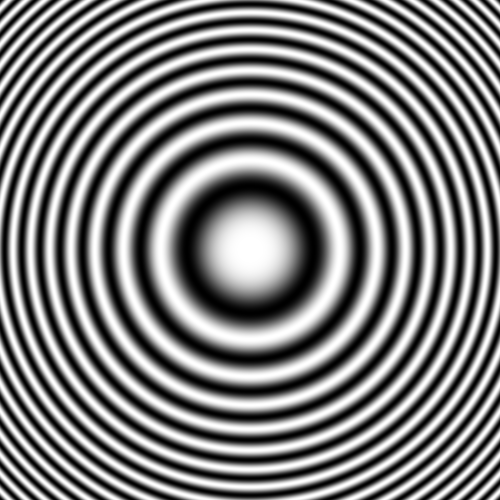
#> input picture zdjecia/zdjeciaPakiet2/PlytkaFresnela.png, 1000 x 1000 px, found by its file name (shown at 1/2 size)
$ python zad1B.py
#> lines starting #> are read from the running program, lines starting #| are printed output that depends on the picture; after the words box and inside, x2 and y2 are one past the last pixel; in counts of white or black regions, pixels touching at a corner belong together
import matplotlib.pyplot as plt
import cv2
from skimage.io import imread
from skimage.transform import resize

# Wczytaj oryginalny obraz
image = imread("zdjecia/zdjeciaPakiet2/PlytkaFresnela.png", as_gray=True)
#> image is the input picture: shape (1000, 1000); min 0, max 255, mean 127.3

# Redukcja rozdzielczości do 30x30
downsampled = resize(image, (30, 30), anti_aliasing=False)
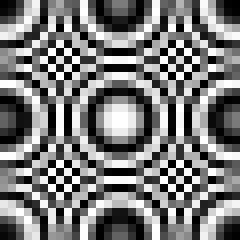
#> downsampled: shape (30, 30) float64 (shown 8 times larger); min 0, max 1, mean 0.479

# Rekonstrukcja obrazu (powiększenie do 512x512)
reconstructed = resize(downsampled, image.shape, anti_aliasing=False)
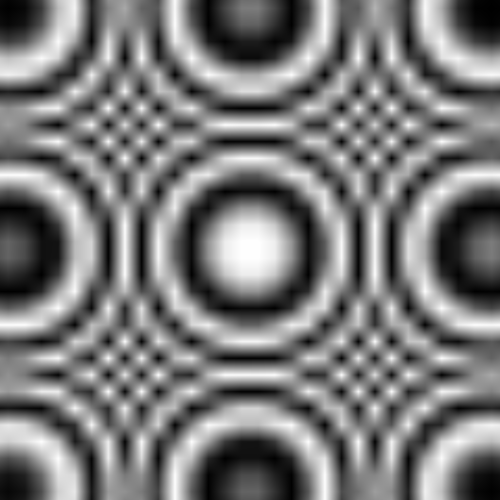
#> reconstructed: shape (1000, 1000) float64 (shown at 1/2 size); min 0.00192, max 1, mean 0.479

# Wizualizacja
plt.figure(figsize=(12, 6))
plt.subplot(1, 3, 1)
plt.title("Oryginalny obraz")
plt.imshow(image, cmap="gray")
plt.colorbar()

plt.subplot(1, 3, 2)
plt.title("Próbkowany obraz (30x30)")
plt.imshow(downsampled, cmap="gray")
plt.colorbar()

plt.subplot(1, 3, 3)
plt.title("Zrekonstruowany obraz")
plt.imshow(reconstructed, cmap="gray")
plt.colorbar()

plt.show()
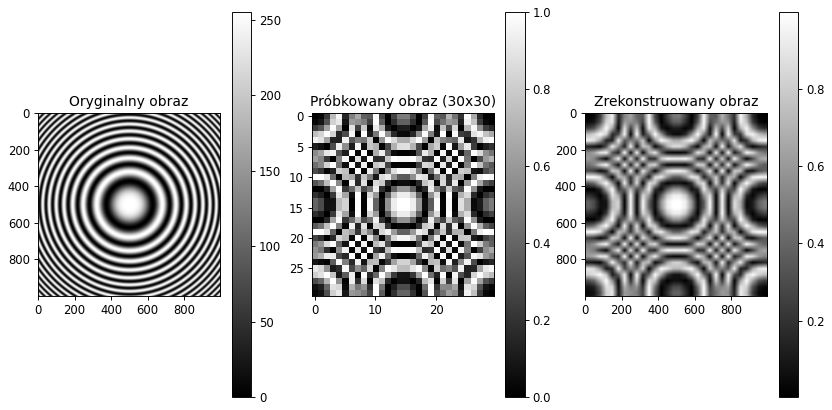
#> figure drawn by matplotlib, 6 panels

cv2.imwrite("zestawZadan2/plytka30.png", downsampled)
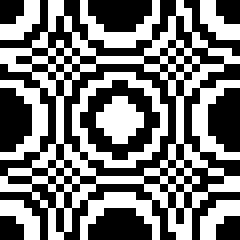
#> saved as plytka30.png: shape (30, 30) (shown 8 times larger); values 0 (black) and 1 (white), 47% white in thin lines or dots

$ run again, with zdjecia/zdjeciaPakiet2/muchaA.png copied over zdjecia/zdjeciaPakiet2/PlytkaFresnela.png
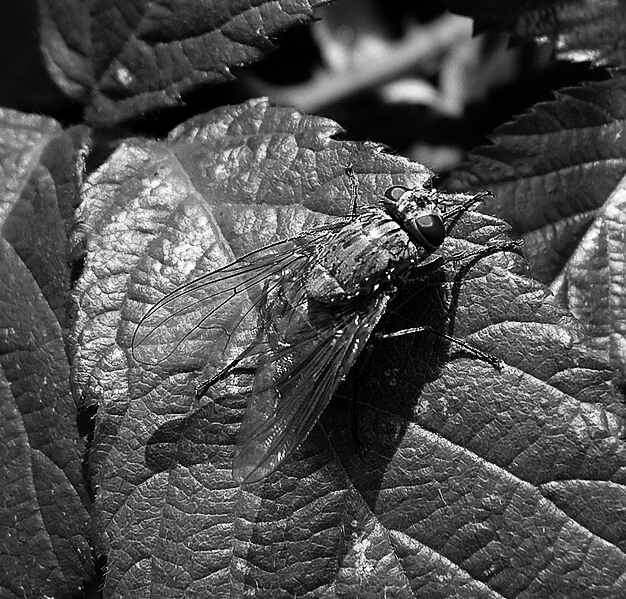
#> input picture zdjecia/zdjeciaPakiet2/muchaA.png, 626 x 599 px, found by its file name
#> image is the input picture: shape (599, 626); min 0, max 255, mean 78.9
#> `reconstructed = resize(downsampled, image.shape, anti_aliasing=False)`:
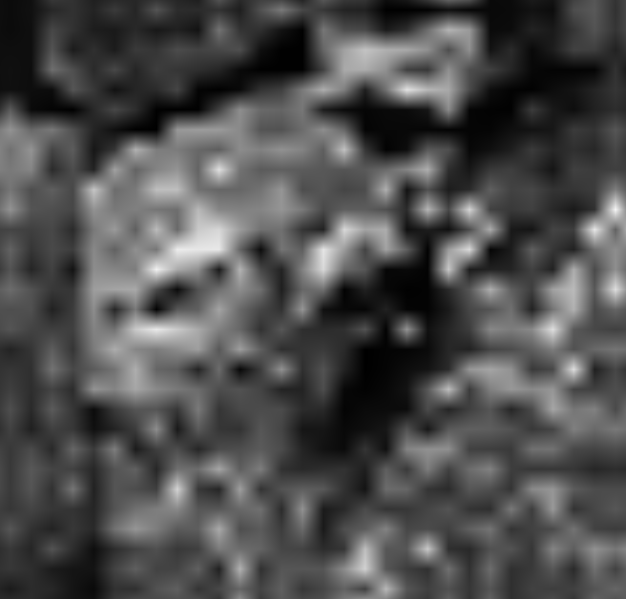
#> reconstructed: shape (599, 626) float64; min 0.00197, max 0.963, mean 0.306
#> `cv2.imwrite("zestawZadan2/plytka30.png", downsampled)`:
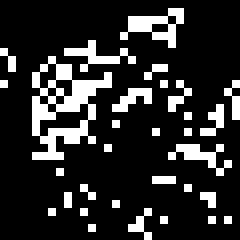
#> saved as plytka30.png: shape (30, 30) (shown 8 times larger); values 0 (black) and 1 (white), 17.2% white in thin lines or dots
